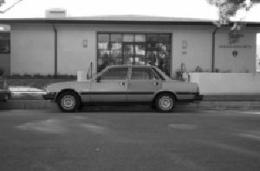
#> input picture image_0002.jpg, 260 x 171 px
$ python rotate.py --image image_0002.jpg
#> lines starting #> are read from the running program, lines starting #| are printed output that depends on the picture
# -*- coding: utf-8 -*-
"""
Created on Thu May  4 18:50:29 2017

@author: Rukayat Ariroi
"""

import numpy as np
import argparse
import imutils
import cv2

ap = argparse.ArgumentParser()
ap.add_argument("-i", "--image", required = True,
help = "Path to the image")
args = vars(ap.parse_args())

image = cv2.imread(args["image"])
#> image is the input picture: shape (171, 260, 3); min 0, max 255, mean 111.6
cv2.imshow("Original", image)

(h, w) = image.shape[:2]
#> h = 171; w = 260
center = (w // 2, h // 2)
#> center = (130, 85)

M = cv2.getRotationMatrix2D(center, 45, 1.0)
rotated = cv2.warpAffine(image, M, (w, h))
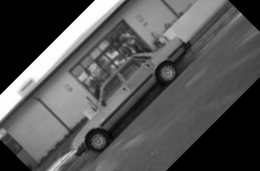
#> rotated: shape (171, 260, 3); min 0, max 255, mean 85.2
cv2.imshow("Rotated by 45 Degrees", rotated)

M = cv2.getRotationMatrix2D(center, -90, 1.0)
rotated = cv2.warpAffine(image, M, (w, h))
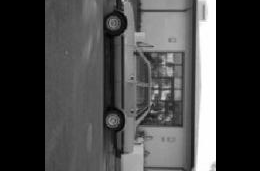
#> rotated: shape (171, 260, 3); min 0, max 255, mean 73.4
cv2.imshow("Rotated by -90 Degrees", rotated)

$ run again, on image_0075.jpg
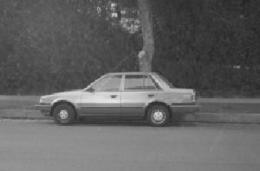
#> input picture image_0075.jpg, 260 x 171 px
#> image is the input picture: shape (171, 260, 3); min 35, max 236, mean 98
#> `rotated = cv2.warpAffine(image, M, (w, h))`:
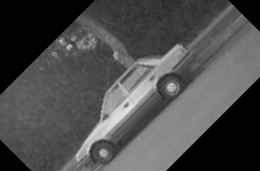
#> rotated: shape (171, 260, 3); min 0, max 230, mean 76.8
#> `rotated = cv2.warpAffine(image, M, (w, h))`:
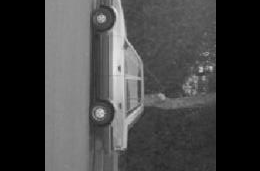
#> rotated: shape (171, 260, 3); min 0, max 236, mean 66.7

$ run again, on image_0090.jpg
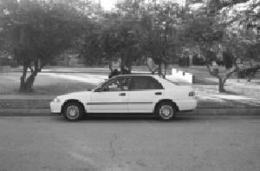
#> input picture image_0090.jpg, 260 x 171 px
#> image is the input picture: shape (171, 260, 3); min 15, max 255, mean 118.8
#> `rotated = cv2.warpAffine(image, M, (w, h))`:
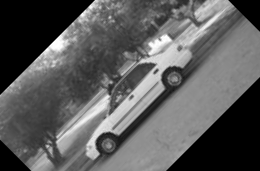
#> rotated: shape (171, 260, 3); min 0, max 255, mean 92.2
#> `rotated = cv2.warpAffine(image, M, (w, h))`:
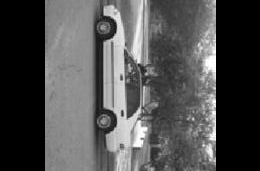
#> rotated: shape (171, 260, 3); min 0, max 255, mean 79.9

$ run again, on image_0120.jpg
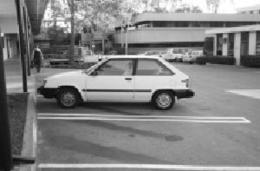
#> input picture image_0120.jpg, 260 x 171 px
#> image is the input picture: shape (171, 260, 3); min 7, max 255, mean 130.8
#> `rotated = cv2.warpAffine(image, M, (w, h))`:
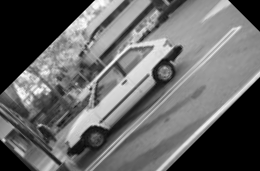
#> rotated: shape (171, 260, 3); min 0, max 255, mean 103.1
#> `rotated = cv2.warpAffine(image, M, (w, h))`:
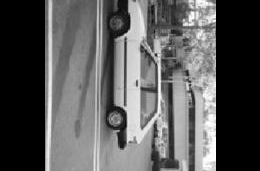
#> rotated: shape (171, 260, 3); min 0, max 255, mean 90
